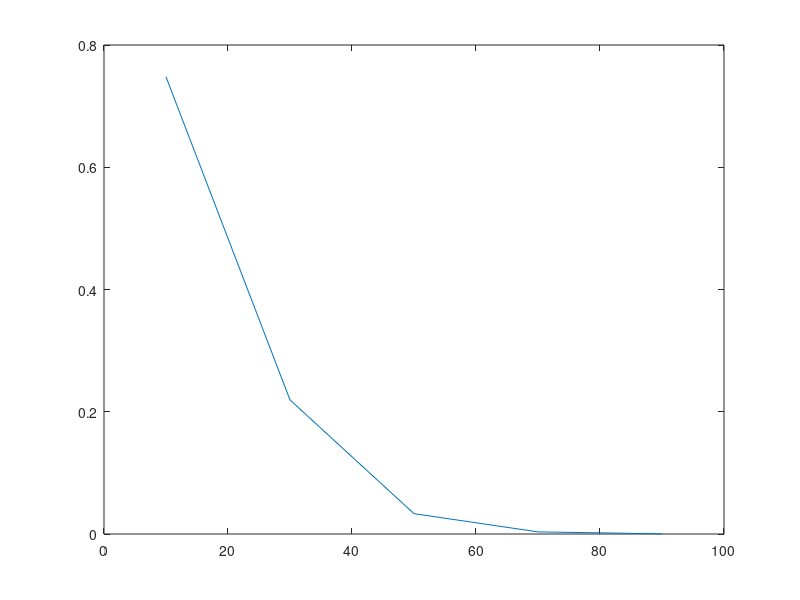

Reproduce this figure in MATLAB.
%Homework 13 Part 1 (Implicit)
clear
clc

k = 2;
b = 4;
L = 100;
num_cells = 5;
del_t = 0.05;
num_time_steps = 30;

del_x = L/num_cells; 

sub = (-b/del_x + 1/del_x^2)*del_t;
dia = 1 + (b/del_x - 2/del_x^2)*del_t;
sup = -1/del_x^2 * del_t;

col_data = [sub dia sup];

for i=2:num_cells-1
    for j = 1: 3
        A(i,i-2+j) = col_data(j);
    end
end

A(1,1:2) = [dia sup];
A(num_cells, num_cells-1:num_cells) = [sub dia];

%*************** Set Boundary Conditions *************%
W = zeros(num_cells,1);
u = zeros(num_cells,1);
u(1,1) = 1;

x_plot = [del_x/2:del_x:L-del_x/2];

figure (1)
for i=1:num_time_steps
   
    u_new =A\(u+W);
   
    u=u_new;
end
plot(x_plot, u_new);
hold off









